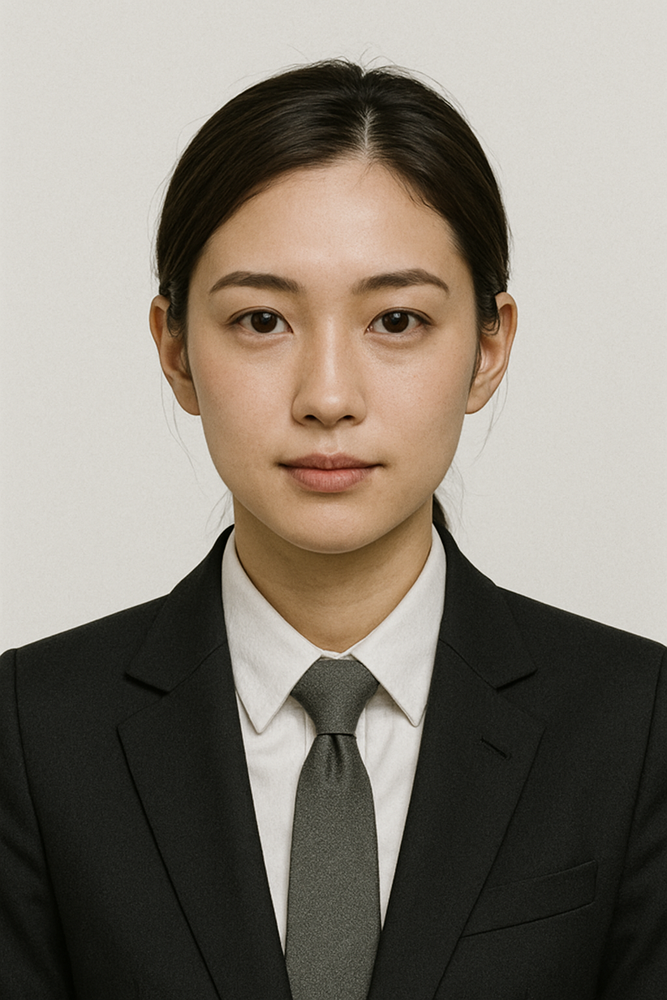
#> input picture frontend/src/assets/client_profile/천소연2.png, 667 x 1000 px, shrunk from 1024 x 1536 before the run, found by its file name
$ python test.py
#> lines starting #> are read from the running program, lines starting #| are printed output that depends on the picture
from PIL import Image

img = Image.open('/Users/hyungjuncho/Documents/SNU_BFA/KB_capstone/KB_PB_Agent_AI_JinShiWang/frontend/src/assets/client_profile/천소연2.png')
#> img is the input picture: PIL image 667x1000 RGB; mean R, G, B 133.9, 126.5, 116.1
width, height = img.size
#> width = 667; height = 1000
# 하단 20픽셀 제거 예시
cropped = img.crop((0, 0, width, height - 300))
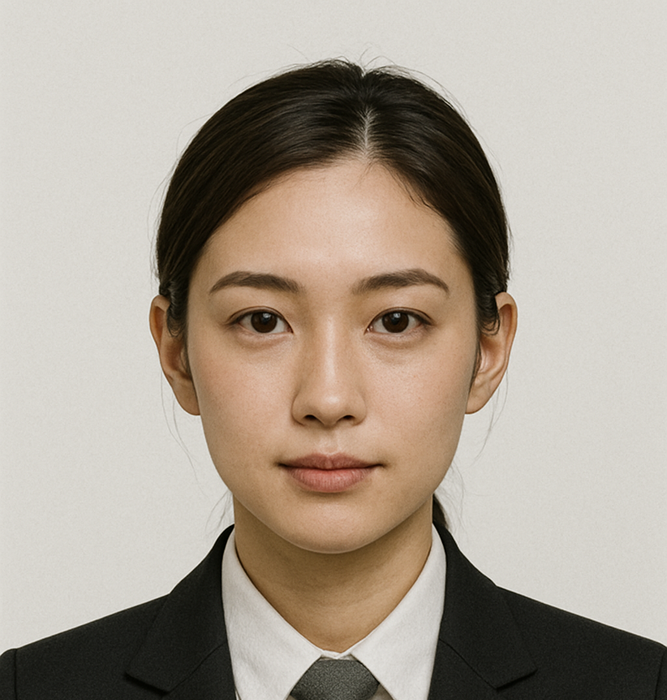
#> cropped: PIL image 667x700 RGB; mean R, G, B 171.1, 160.4, 147.7
cropped.save('/Users/hyungjuncho/Documents/SNU_BFA/KB_capstone/KB_PB_Agent_AI_JinShiWang/frontend/src/assets/client_profile/천소연.png')
# change anything

$ run again, with frontend/src/assets/client_profile/김재훈.png copied over frontend/src/assets/client_profile/천소연2.png
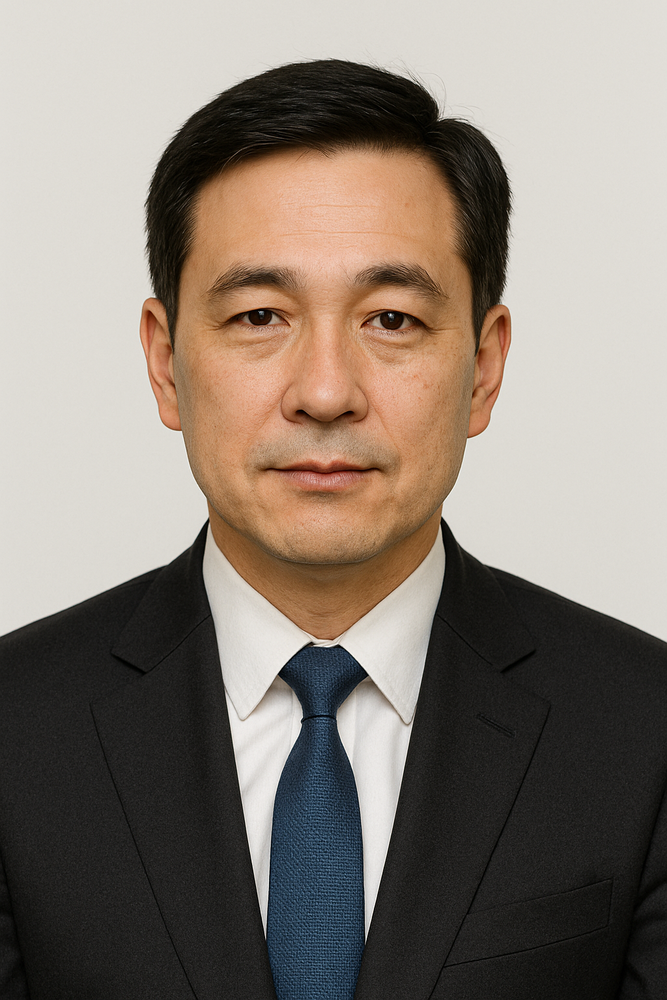
#> input picture frontend/src/assets/client_profile/김재훈.png, 667 x 1000 px, shrunk from 1024 x 1536 before the run, found by its file name
#> img is the input picture: PIL image 667x1000 RGB; mean R, G, B 135.5, 125.1, 115.5
#> `cropped = img.crop((0, 0, width, height - 300))`:
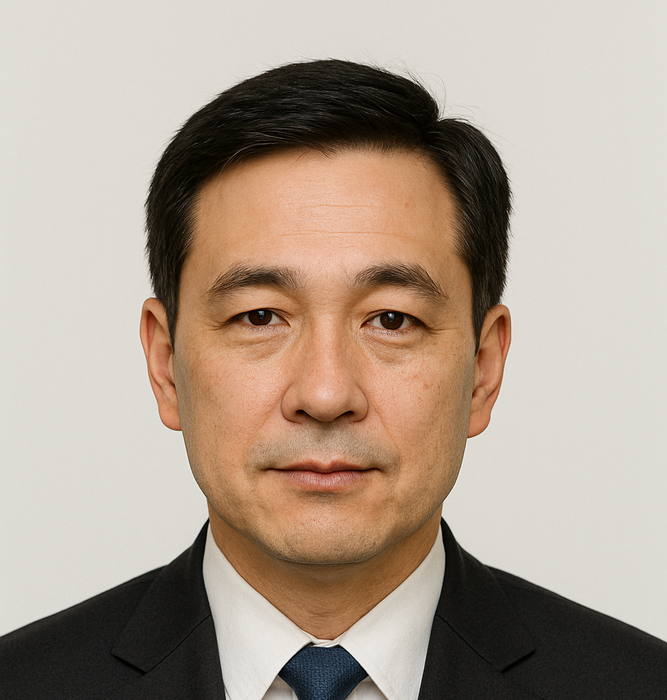
#> cropped: PIL image 667x700 RGB; mean R, G, B 173.5, 157.9, 143.9
